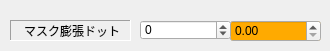
   <widget class="QWidget" name="tab">
    <attribute name="title">
     <string>マスク生成</string>
    </attribute>
    <widget class="QDoubleSpinBox" name="doubleSpinBoxExpandForDynamicMaskMM">
     <property name="geometry">
      <rect>
       <x>230</x>
       <y>20</y>
       <width>91</width>
       <height>22</height>
      </rect>
     </property>
     <property name="palette">
      <palette>
       <active>
        <colorrole role="Base">
         <brush brushstyle="SolidPattern">
          <color alpha="255">
           <red>255</red>
           <green>170</green>
           <blue>0</blue>
          </color>
         </brush>
        </colorrole>
       </active>
       <inactive>
        <colorrole role="Base">
         <brush brushstyle="SolidPattern">
          <color alpha="255">
           <red>255</red>
           <green>170</green>
           <blue>0</blue>
          </color>
         </brush>
        </colorrole>
       </inactive>
       <disabled>
        <colorrole role="Base">
         <brush brushstyle="SolidPattern">
          <color alpha="255">
           <red>240</red>
           <green>240</green>
           <blue>240</blue>
          </color>
         </brush>
        </colorrole>
       </disabled>
      </palette>
     </property>
     <property name="maximum">
      <double>9999999999.000000000000000</double>
     </property>
    </widget>
    <widget class="QSpinBox" name="EditExpandForDynamicMask">
     <property name="geometry">
      <rect>
       <x>140</x>
       <y>20</y>
       <width>91</width>
       <height>20</height>
      </rect>
     </property>
     <property name="minimum">
      <number>-255</number>
     </property>
     <property name="maximum">
      <number>255</number>
     </property>
    </widget>
    <widget class="QLabel" name="label_19">
     <property name="geometry">
      <rect>
       <x>10</x>
       <y>20</y>
       <width>121</width>
       <height>21</height>
      </rect>
     </property>
     <property name="frameShape">
      <enum>QFrame::Panel</enum>
     </property>
     <property name="frameShadow">
      <enum>QFrame::Sunken</enum>
     </property>
     <property name="text">
      <string>マスク膨張ドット</string>
     </property>
     <property name="alignment">
      <set>Qt::AlignCenter|Qt::AlignHCenter|Qt::AlignLeading|Qt::AlignLeft|Qt::AlignVCenter</set>
     </property>
    </widget>
   </widget>
